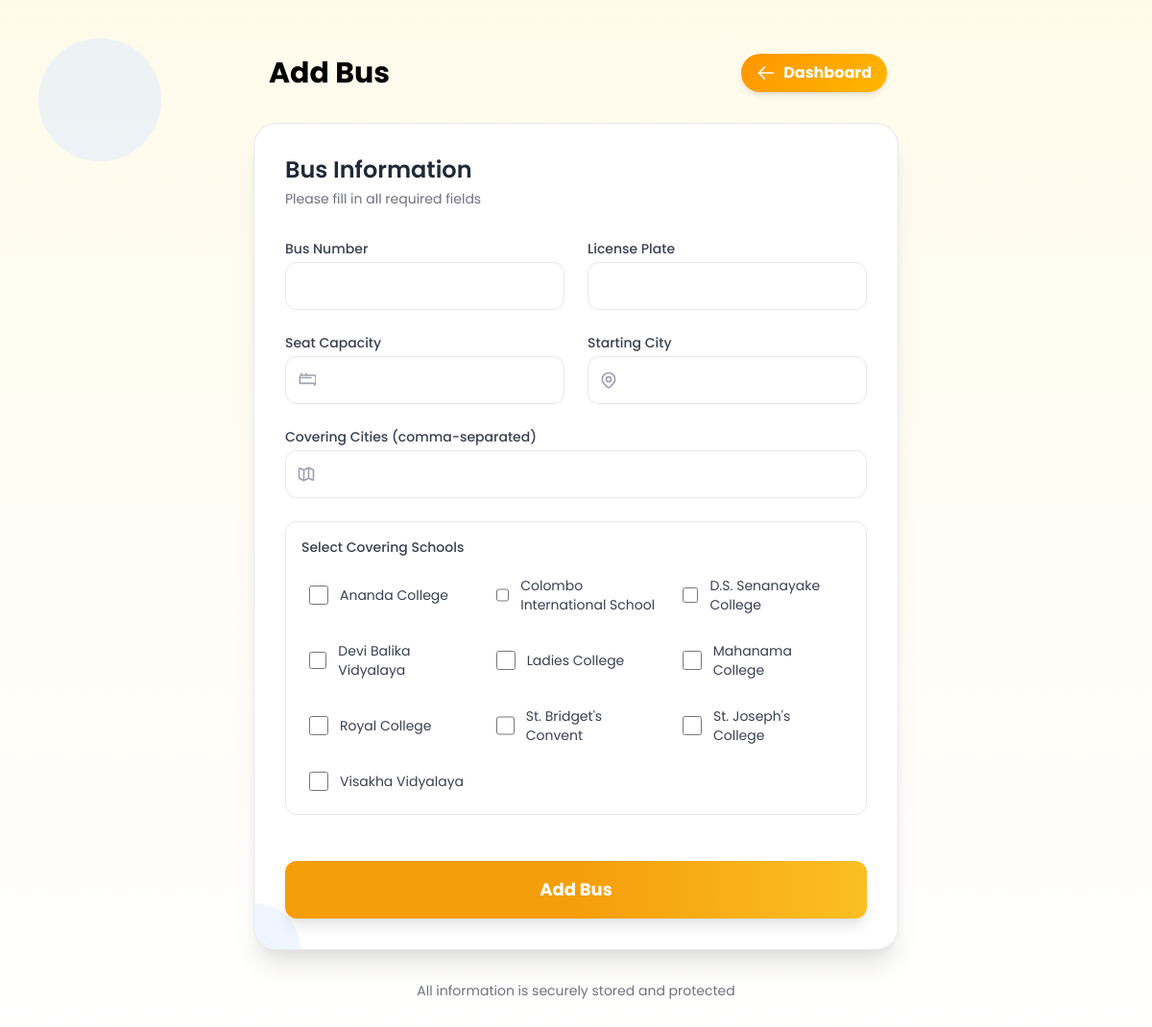
Page /admin_panel/add_bus.php on the committed database.
### tables this page shows
CREATE TABLE IF NOT EXISTS `school` (
  `school_id` int NOT NULL AUTO_INCREMENT,
  `name` varchar(100) NOT NULL,
  `location` varchar(100) NOT NULL,
  `address` text NOT NULL,
  `arrival_time` time DEFAULT NULL,
  `departure_time` time DEFAULT NULL,
  `contact_number` varchar(20) DEFAULT NULL,
  PRIMARY KEY (`school_id`)
);

### admin_panel/add_bus.php (the view, shortened to what this page needs)
<?php
$host = 'localhost';
$dbname = 'school_bus_management';
$username = 'root';
$password = '';
try {
    $pdo = new PDO("mysql:host=$host;dbname=$dbname", $username, $password);
    $pdo->setAttribute(PDO::ATTR_ERRMODE, PDO::ERRMODE_EXCEPTION);
    $schoolStmt = $pdo->prepare("SELECT DISTINCT school_id, name FROM school GROUP BY school_id, name ORDER BY name");
    $schoolStmt->execute();
    $schools = $schoolStmt->fetchAll(PDO::FETCH_ASSOC);
} catch (PDOException $e) {
    die("Database connection failed: " . $e->getMessage());
}
?>
<!DOCTYPE html>
<html lang="en">
<head>
    <link href="https://cdn.jsdelivr.net/npm/tailwindcss@2.2.19/dist/tailwind.min.css" rel="stylesheet">
</head>
<body class="bg-gradient-to-b from-yellow-50 to-orange-50 min-h-screen p-4">
    <div class="fixed -z-10 top-0 left-0 w-full h-full opacity-50">
        <div class="absolute top-10 left-10 w-32 h-32 rounded-full bg-blue-100 blur-3xl"></div>
        <div class="absolute bottom-10 right-10 w-40 h-40 rounded-full bg-orange-100 blur-3xl"></div>
    </div>
    <main class="container mx-auto py-6 md:py-10 relative">
        <div class="max-w-2xl mx-auto">
            <div class="flex flex-col md:flex-row items-start md:items-center justify-between mb-8 gap-4">
                <div class="flex items-center space-x-3">
                    <div class="h-10 w-1 bg-orange-500 rounded-full"></div>
                    <h2 class="text-3xl font-bold text-orange-800">Add Bus</h2>
                </div>
                <div class="flex items-center">
                    <a href="dashboard.php" class="flex items-center btn-gradient px-4 py-2 rounded-full shadow-md font-bold mr-3 group">
                        <svg xmlns="http://www.w3.org/2000/svg" class="h-5 w-5 mr-2 transition-transform group-hover:-translate-x-1" fill="none" viewBox="0 0 24 24" stroke="currentColor">
                            <path stroke-linecap="round" stroke-linejoin="round" stroke-width="2" d="M10 19l-7-7m0 0l7-7m-7 7h18" />
                        </svg>
                        <span>Dashboard</span>
                    </a>
                </div>
            </div>
            <div class="bg-white rounded-3xl shadow-xl p-6 md:p-8 border border-orange-100 relative overflow-hidden">
                <div class="absolute -right-20 -top-20 w-40 h-40 bg-orange-50 rounded-full"></div>
                <div class="absolute -left-12 -bottom-12 w-24 h-24 bg-blue-50 rounded-full"></div>
                <div class="flex justify-between items-center mb-8 relative">
                    <div>
                        <h3 class="text-2xl font-semibold text-gray-800">Bus Information</h3>
                        <p class="text-gray-500 text-sm mt-1">Please fill in all required fields</p>
                    </div>
                </div>
                <form id="addBusForm" action="add_bus_process.php" method="POST" class="space-y-6 relative">
                    <div class="grid grid-cols-1 md:grid-cols-2 gap-6">
                        <div class="group">
                            <label for="bus_number" class="block text-sm font-medium text-gray-700 mb-1 group-hover:text-orange-600 transition">Bus Number</label>
                            <input type="text" id="bus_number" name="bus_number" required
                                   class="w-full px-4 py-3 rounded-xl border border-orange-200 focus:outline-none focus:ring-2 focus:ring-orange-400 focus:border-transparent transition input-focus-effect">
                        </div>
                        <div class="group">
                            <label for="license_plate" class="block text-sm font-medium text-gray-700 mb-1 group-hover:text-orange-600 transition">License Plate</label>
                            <input type="text" id="license_plate" name="license_plate" required
                                   class="w-full px-4 py-3 rounded-xl border border-orange-200 focus:outline-none focus:ring-2 focus:ring-orange-400 focus:border-transparent transition input-focus-effect">
                        </div>
                    </div>
                    <div class="grid grid-cols-1 md:grid-cols-2 gap-6">
                        <div class="group">
                            <label for="seat_capacity" class="block text-sm font-medium text-gray-700 mb-1 group-hover:text-orange-600 transition">Seat Capacity</label>
                            <div class="relative">
                                <div class="absolute inset-y-0 left-0 pl-3 flex items-center pointer-events-none">
                                </div>
                                <input type="number" id="seat_capacity" name="seat_capacity" min="1" required
                                       class="w-full pl-10 pr-4 py-3 rounded-xl border border-orange-200 focus:outline-none focus:ring-2 focus:ring-orange-400 focus:border-transparent transition input-focus-effect">
                            </div>
                        </div>
                        <div class="group">
                            <label for="starting_location" class="block text-sm font-medium text-gray-700 mb-1 group-hover:text-orange-600 transition">Starting City</label>
                            <div class="relative">
                                <div class="absolute inset-y-0 left-0 pl-3 flex items-center pointer-events-none">
                                </div>
                                <input type="text" id="starting_location" name="starting_location" required
                                       class="w-full pl-10 pr-4 py-3 rounded-xl border border-orange-200 focus:outline-none focus:ring-2 focus:ring-orange-400 focus:border-transparent transition input-focus-effect">
                            </div>
                        </div>
                    </div>
                    <div class="group">
                        <label for="covering_cities" class="block text-sm font-medium text-gray-700 mb-1 group-hover:text-orange-600 transition">Covering Cities (comma-separated)</label>
                        <div class="relative">
                            <div class="absolute inset-y-0 left-0 pl-3 flex items-center pointer-events-none">
                            </div>
                            <input type="text" id="covering_cities" name="covering_cities"
                                   class="w-full pl-10 pr-4 py-3 rounded-xl border border-orange-200 focus:outline-none focus:ring-2 focus:ring-orange-400 focus:border-transparent transition input-focus-effect">
                        </div>
                    </div>
                    <div class="bg-orange-50 rounded-xl p-4 border border-orange-100">
                        <label class="block text-sm font-medium text-gray-700 mb-3">Select Covering Schools</label>
                        <div class="grid grid-cols-2 md:grid-cols-3 gap-3">
                            <?php
                            $displayed_schools = array();
                            foreach($schools as $school):
                                if (!in_array($school['name'], $displayed_schools)):
                                    $displayed_schools[] = $school['name'];
                            ?>
                                <div class="flex items-center hover:bg-orange-100 p-2 rounded-lg transition-colors">
                                    <input type="checkbox"
                                        id="school_<?php echo $school['school_id']; ?>"
                                        name="schools[]"
                                        value="<?php echo $school['school_id']; ?>"
                                        class="h-5 w-5 text-orange-500 rounded focus:ring-orange-400">
                                    <label for="school_<?php echo $school['school_id']; ?>" class="ml-3 text-gray-700 text-sm">
                                        <?php echo htmlspecialchars($school['name']); ?>
                                    </label>
                                </div>
                            <?php
                                endif;
                            endforeach;
                            ?>
                        </div>
                    </div>
                    <div class="pt-6">
                        <button type="submit" class="w-full py-4 px-6 rounded-xl font-medium shadow-lg transition duration-300 ease-in-out transform hover:-translate-y-1 relative overflow-hidden group">
                            <div class="absolute inset-0 bg-gradient-to-r from-yellow-500 via-yellow-500 to-yellow-400"></div>
                            <span class="relative z-10 text-white text-lg font-bold drop-shadow-sm">Add Bus</span>
                        </button>
                    </div>
                </form>
            </div>
            <div class="text-center mt-8 text-sm text-gray-500">
                <p>All information is securely stored and protected</p>
            </div>
        </div>
    </main>
</body>
</html>

### admin_panel/add_bus.php (style rules this page uses)
body { font-family: 'Poppins', sans-serif; }
.btn-gradient { background: linear-gradient(135deg, #FF9500, #FFB700); color: white; transition: all 0.3s ease; }

### rows in the picture
school: name "Ananda College"
school: name "Colombo International School"
school: name "D.S. Senanayake College"
school: name "Devi Balika Vidyalaya"
school: name "Ladies College"
school: name "Mahanama College"
school: name "Royal College"
school: name "St. Bridget's Convent"
school: name "St. Joseph's College"
school: name "Visakha Vidyalaya"
